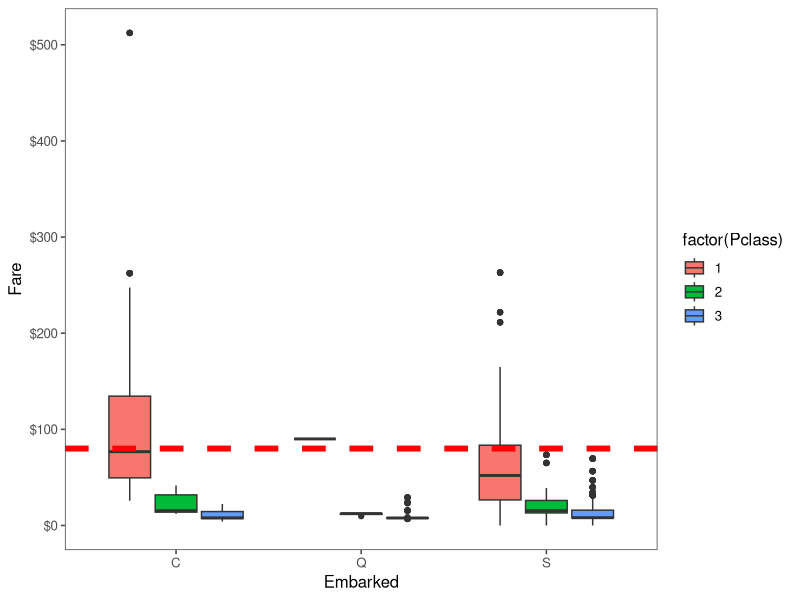
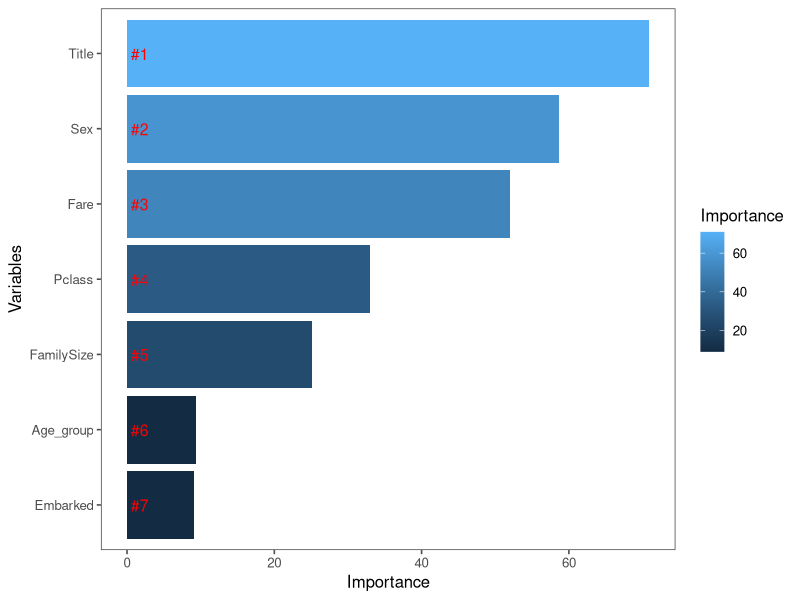

Write R code to recreate these figures, in order.
### predictive team project
### random forest
# Load packages
library('ggplot2') # visualization
library('ggthemes') # visualization
library('scales') # visualization
library('dplyr') # data manipulation
library('mice') # imputation
library('randomForest') # classification algorithm
library('rpart')        # fill out missing value


setwd("C:\\Users\\danny\\Desktop\\STAT 745\\Team project\\New data\\")
train <- read.csv("traindata1.csv", stringsAsFactors = F)
test <- read.csv("testdata1.csv", stringsAsFactors = F)

str(test)
str(train)

### combine test data and train data
data <- rbind(train,test)

### check missing values
sapply(data, function(x) sum(is.na(x)))
sapply(data, function(x) sum(x==""))


## There are 418 NA in data(for test subset), and 2 missing values in Pclass and Embarked. Since we wanna do random forest on Pclass, Sex, Age, Title, Mother, Embarked  and FamilySize, so we want to fill in the missing values.

# Embarked missing

Embarked.miss <- which(data$Embarked=="")
data[Embarked.miss,]

library('dplyr')
# remove 2 rows with missing values to do the plot
embark_fare <- data %>% filter(PassengerId != 62 & PassengerId != 830)

ggplot(embark_fare, aes(x = Embarked, y = Fare, fill = factor(Pclass))) +
  geom_boxplot() + 
  geom_hline(aes(yintercept=80), 
             colour='red', linetype='dashed', lwd=2) +
  scale_y_continuous(labels=dollar_format()) +
  theme_few()

# fill out the missing value with C
data$Embarked[c(62, 830)] <- 'C'
data$Embarked <- factor(data$Embarked)

### check missing values
sapply(data, function(x) sum(is.na(x)))
sapply(data, function(x) sum(x==""))


data$Sex <- factor(data$Sex)
data$Title <- factor(data$Title)
data$Pclass <- factor(data$Pclass)
data$Embarked <- factor(data$Embarked)
data$Age_group <- factor(data$Age_group)
data$Mother <- factor(data$Mother)



train <- data[1:891,]
test <- data[892:1309,]

# trainning model

sapply(train,function(x) sum(is.na(x)))
sapply(train,function(x) sum(x==""))

rf_model <- randomForest(factor(Survived) ~ Sex + Title + Fare+ Pclass  +  Embarked + Age_group  + FamilySize,data = train)


importance    <- importance(rf_model)
varImportance <- data.frame(Variables = row.names(importance), 
                            Importance = round(importance[ ,'MeanDecreaseGini'],2))

rankImportance <- varImportance %>%
  mutate(Rank = paste0('#',dense_rank(desc(Importance))))

ggplot(rankImportance, aes(x = reorder(Variables, Importance), 
                           y = Importance, fill = Importance)) +
  geom_bar(stat='identity') + 
  geom_text(aes(x = Variables, y = 0.5, label = Rank),
            hjust=0, vjust=0.55, size = 4, colour = 'red') +
  labs(x = 'Variables') +
  coord_flip() + 
  theme_few()

pred.rf <- predict(rf_model, newdata=test)

write.table(pred.rf, "C:\\Users\\danny\\Desktop\\STAT 745\\my.txt", sep="\t")

